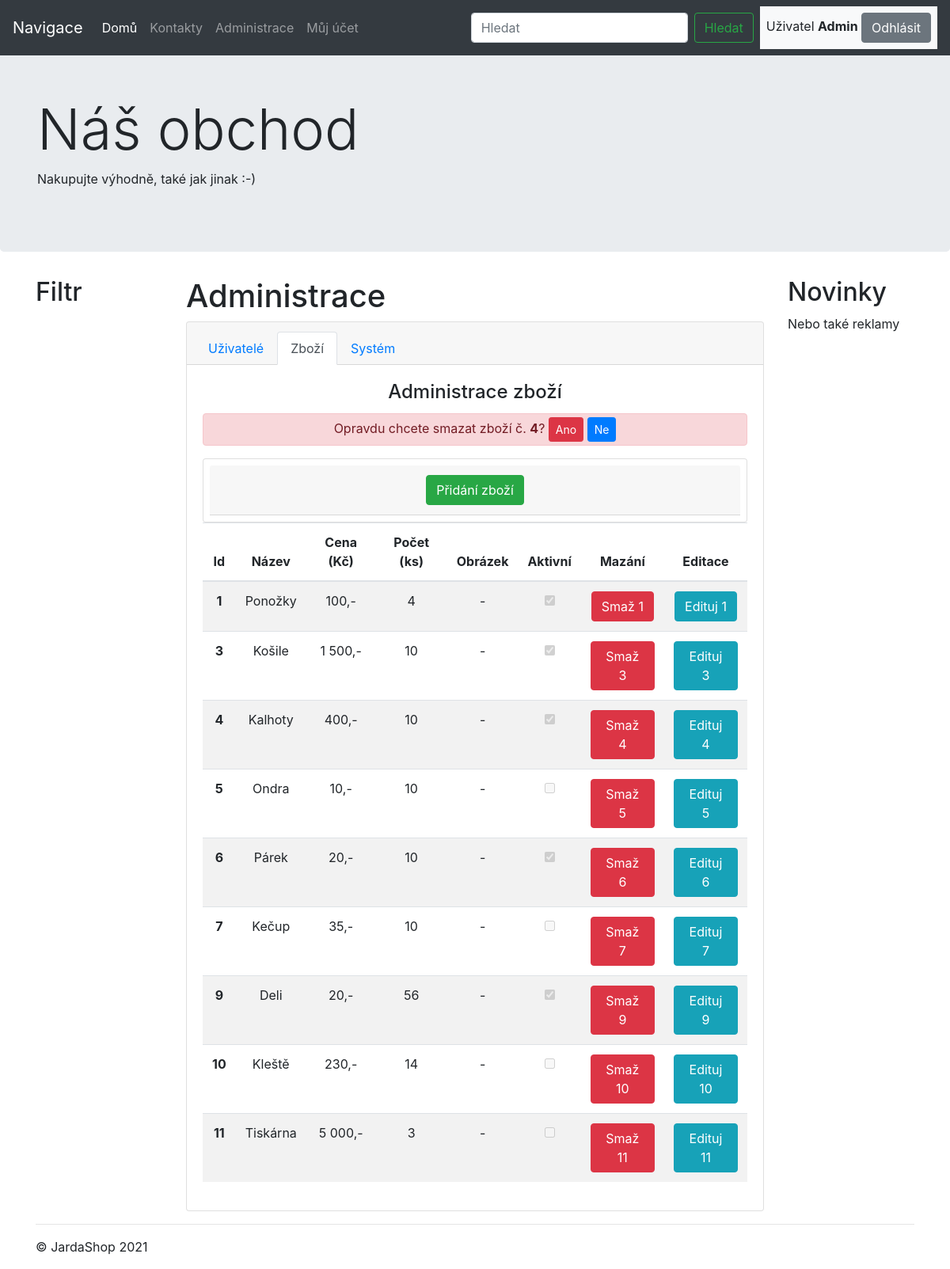
The app's page /index.php?stranka=administrace&admin=zbozi&idSmaz=4 (signed in) with its own data.
### tables this page shows
CREATE TABLE `zbozi` (
  `id` int(11) NOT NULL,
  `nazev` varchar(30) NOT NULL,
  `cena` int(11) NOT NULL,
  `ks` int(11) NOT NULL DEFAULT 10,
  `obrazek` varchar(50) NOT NULL,
  `aktivni` tinyint(1) NOT NULL DEFAULT 1
);

### Db.php (called while the page is built, shortened)
<?php
class Db
{
	private static $connection;
	private static $options = array(
		PDO::ATTR_ERRMODE => PDO::ERRMODE_WARNING,
		PDO::MYSQL_ATTR_INIT_COMMAND => "SET NAMES utf8",
		PDO::ATTR_EMULATE_PREPARES => false,
	);
	public static function connect($host, $database, $user, $password)
	{
		if (!isset(self::$connection)) {
			$dsn = "mysql:host=$host;dbname=$database";
			self::$connection = new PDO($dsn, $user, $password, self::$options);
		}
	}
	private static function executeStatement($params)
	{
		$query = array_shift($params);
		$statement = self::$connection->prepare($query);
		$statement->execute($params);
		return $statement;
	}
	public static function queryAll($query) {
		$statement = self::executeStatement(func_get_args());
		return $statement->fetchAll(PDO::FETCH_ASSOC);
	}
}

### funkce.php (the view, shortened to what this page needs)
<?php
function ZobrazZbozi($zobrazeni){
?>
<div class=" table-responsive">
<table class="table table-striped">
  <thead>
    <tr>
      <th scope="col">Id</th>
      <th scope="col">Název</th>
      <th scope="col">Cena (Kč)</th>
      <th scope="col">Počet (ks)</th>
      <th scope="col">Obrázek</th>
      <?php
      if($zobrazeni==1){
      ?>
        <th scope="col">Aktivní</th>
        <th scope="col">Mazání</th>
        <th scope="col">Editace</th>
      <?php
        }
         ?>
    </tr>
  </thead>
  <tbody>
<?php
    switch($zobrazeni){
        case 1:
            $zbozi=Db::queryAll("select * from zbozi");
            break;
    }
    foreach($zbozi as $z){
      $id=$z['id'];
      echo "<tr>";
      echo "<th scope='row'>$id</th>";
      echo "<td>".ucfirst($z['nazev'])."</td>";
      echo "<td>".number_format($z['cena'],0,","," ").",-</td>";
      echo "<td>".$z['ks']."</td>";
      echo "<td>-</td>";
      if($zobrazeni==1){
        $checked = ($z['aktivni']==1 ? " checked" : "");
        echo "<td><input type='checkbox' disabled $checked></td>";
        echo "<td><a class='btn btn-danger' href='?stranka=administrace&admin=zbozi&idSmaz=$id'>Smaž $id</a></td>";
        echo "<td><a class='btn btn-info' href='?stranka=administrace&admin=zbozi&idEdit=$id'>Edituj $id</a></td>";
      }
      echo "</tr>";
    }
?>
  </tbody>
</table>
</div>
<?php
}
?>

### jumbotron.css (style rules this page uses)
body { padding-top: 3.5rem; }

### records on screen
zbozi: id "1", nazev "Ponožky", cena "100", ks "4"
zbozi: id "3", nazev "Košile", cena "1 500", ks "10"
zbozi: id "4", nazev "Kalhoty", cena "400", ks "10"
zbozi: id "5", nazev "Ondra", cena "10", ks "10"
zbozi: id "6", nazev "Párek", cena "20", ks "10"
zbozi: id "7", nazev "Kečup", cena "35", ks "10"
zbozi: id "9", nazev "Deli", cena "20", ks "56"
zbozi: id "10", nazev "Kleště", cena "230", ks "14"
zbozi: id "11", nazev "Tiskárna", cena "5 000", ks "3"

### other values on screen
$_SESSION['uzivatel_jmeno'] "Admin"
$id "4"
